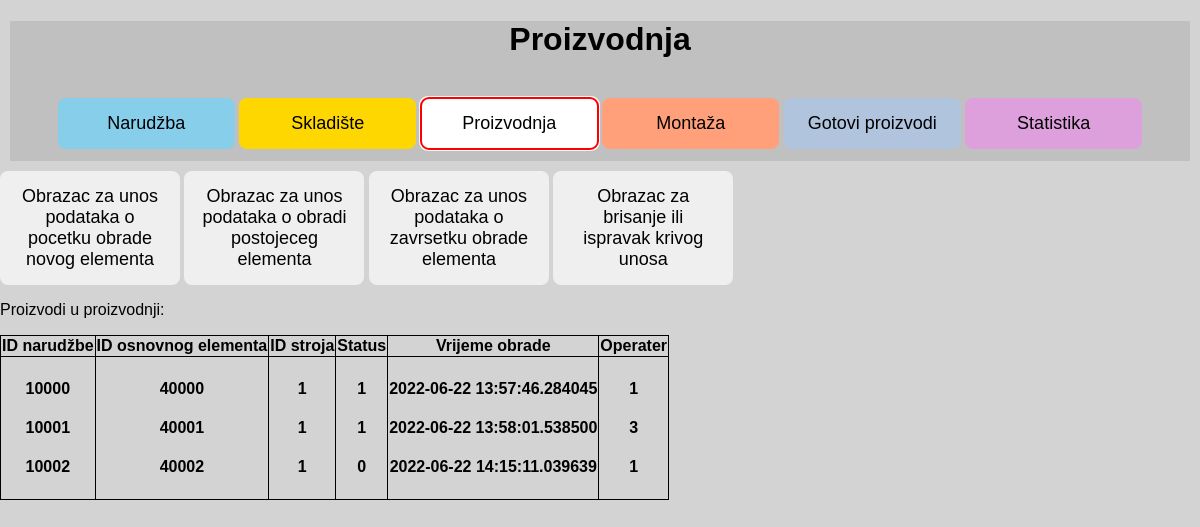
Before: /manufacturing with the older database file.
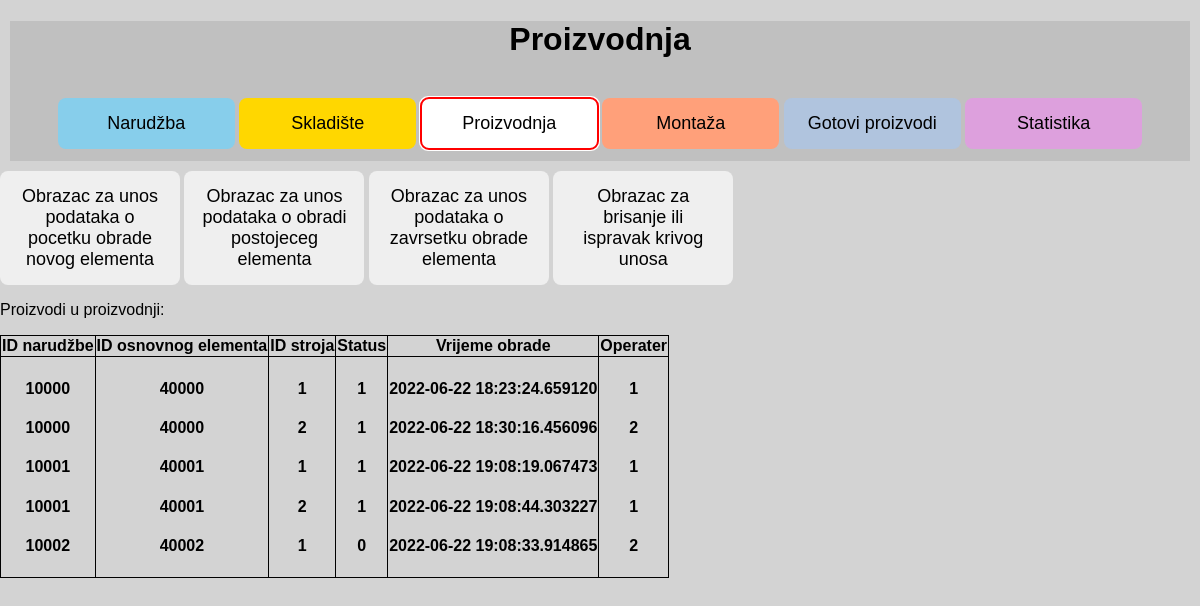
After: the same page with the newer database file.
### app.py (models this page shows, shortened)
class Manufacturing(db.Model):
    __tablename__ = "manufacturing"
    auto_id = db.Column(db.Integer, primary_key=True)
    order_id = db.Column(db.Integer)
    part_id = db.Column(db.Integer)
    machine_id = db.Column(db.Integer)
    manufacturing_status = db.Column(db.String(200))
    manufacturing_time = db.Column(db.DateTime, default=datetime.now)
    manufacturing_worker = db.Column(db.Integer)
    first_time = True

### app.py (the view)
@app.route("/manufacturing")
def manufacturing():
    product = Manufacturing.query.order_by(Manufacturing.part_id)
    return render_template("manufacturing.html", product=product)

### templates/manufacturing.html (shortened to what this page needs)
{% extends 'base.html' %}
{% block head %}
<link rel="stylesheet" href="{{ url_for('static', filename='css/manufacturing.css') }}">
{% endblock %}
{% block body %}
<div class="content">
    <h1 id="Naslov">Proizvodnja</h1>
    <br>
    <button class="btn btn-1" , onclick="window.location.href='/order'">Narudžba</button>
    <button class="btn btn-2" , onclick="window.location.href='/warehouse'">Skladište</button>
    <button class="btn btn-3" , onclick="window.location.href='/manufacturing'">Proizvodnja</button>
    <button class="btn btn-4" , onclick="window.location.href='/installation'">Montaža</button>
    <button class="btn btn-5" , onclick="window.location.href='/finishedproduct'">Gotovi proizvodi</button>
    <button class="btn btn-6" , onclick="window.location.href='/statistic'">Statistika</button>
</div>
<button class="btn" , onclick="window.location.href='/new_manufacturing_form'">Obrazac za unos podataka o
    pocetku obrade novog elementa</button>
<button class="btn" , onclick="window.location.href='/existing_manufacturing_form'">Obrazac za unos podataka o
    obradi postojeceg elementa</button>
<button class="btn" , onclick="window.location.href='/finishing_manufacturing_form'">Obrazac za unos podataka o
    zavrsetku obrade elementa</button>
<button class="btn" , onclick="window.location.href='/update_manufacturing_form'">Obrazac za brisanje ili ispravak
    krivog unosa</button>
<p>Proizvodi u proizvodnji:</p>
<table>
    <tr>
        <th>ID narudžbe</th>
        <th>ID osnovnog elementa</th>
        <th>ID stroja</th>
        <th>Status</th>
        <th>Vrijeme obrade</th>
        <th>Operater</th>
    </tr>
    <tr>
        <th>
            {% for manufacturing in product %}
            <h4>
                {{manufacturing.order_id}}
            </h4>
            {% endfor %}
        </th>
        <th>
            {% for manufacturing in product %}
            <h4>
                {{manufacturing.part_id}}
            </h4>
            {% endfor %}
        </th>
        <th>
            {% for manufacturing in product %}
            <h4>
                {{manufacturing.machine_id}}
            </h4>
            {% endfor %}
        </th>
        <th>
            {% for manufacturing in product %}
            <h4>
                {{manufacturing.manufacturing_status}}
            </h4>
            {% endfor %}
        </th>
        <th>
            {% for manufacturing in product %}
            <h4>
                {{manufacturing.manufacturing_time}}
            </h4>
            {% endfor %}
        </th>
        <th>
            {% for manufacturing in product %}
            <h4>
                {{manufacturing.manufacturing_worker}}
            </h4>
            {% endfor %}
        </th>
    </tr>
</table>
{% endblock %}

### templates/base.html (shortened to what this page needs)
<!DOCTYPE html>
<html lang="en">
<head>
    <link rel="stylesheet" href="{{ url_for('static', filename='css/main.css') }}">
    {% block head %}{% endblock %}
</head>
<body>
    {% block body %}{% endblock %}
</body>
</html>

### static/css/main.css (style rules this page uses)
body { margin: 0; font-family: sans-serif; background-color: lightgrey; }
.content { margin: 10px; background-color: silver; text-align: center; height: 140px; }
.btn { padding: 15px; font-size: large; border: none; width: 15%; border-radius: 8px; }
.btn-1 { background-color: skyblue; }
.btn-2 { background-color: gold; }
.btn-3 { background-color: palegreen; }
.btn-4 { background-color: lightsalmon; }
.btn-5 { background-color: lightsteelblue; }
.btn-6 { background-color: plum; }

### static/css/manufacturing.css (style rules this page uses)
body { margin: 0px; font-family: sans-serif; background-color: lightgrey; }
.content { margin: 10px; background-color: silver; text-align: center; height: 140px; }
.btn { padding: 15px; font-size: large; border: none; width: 15%; border-radius: 8px; }
.btn-1 { background-color: skyblue; }
.btn-2 { background-color: gold; }
.btn-3 { background-color: white; border-color: red; outline: 50px auto red; }
.btn-4 { background-color: lightsalmon; }
.btn-5 { background-color: lightsteelblue; }
.btn-6 { background-color: plum; }

### templates/manufacturing.html (style rules this page uses)
table, th, td { border: 1px solid black; border-collapse: collapse; }

Changed rows visible on the page:
changed Manufacturing (number 1 of 5 on the later page): manufacturing_time "2022-06-22 13:57:46.284045" → "2022-06-22 18:23:24.659120"
changed Manufacturing (number 2 of 5 on the later page): order_id "10001" → "10000"; part_id "40001" → "40000"; machine_id "1" → "2"; manufacturing_time "2022-06-22 13:58:01.538500" → "2022-06-22 18:30:16.456096"; manufacturing_worker "3" → "2"
changed Manufacturing (number 3 of 5 on the later page): order_id "10002" → "10001"; part_id "40002" → "40001"; manufacturing_status "0" → "1"; manufacturing_time "2022-06-22 14:15:11.039639" → "2022-06-22 19:08:19.067473"
added Manufacturing: order_id "10001", part_id "40001", machine_id "2", manufacturing_status "1", manufacturing_time "2022-06-22 19:08:44.303227", manufacturing_worker "1"
added Manufacturing: order_id "10002", part_id "40002", machine_id "1", manufacturing_status "0", manufacturing_time "2022-06-22 19:08:33.914865", manufacturing_worker "2"
